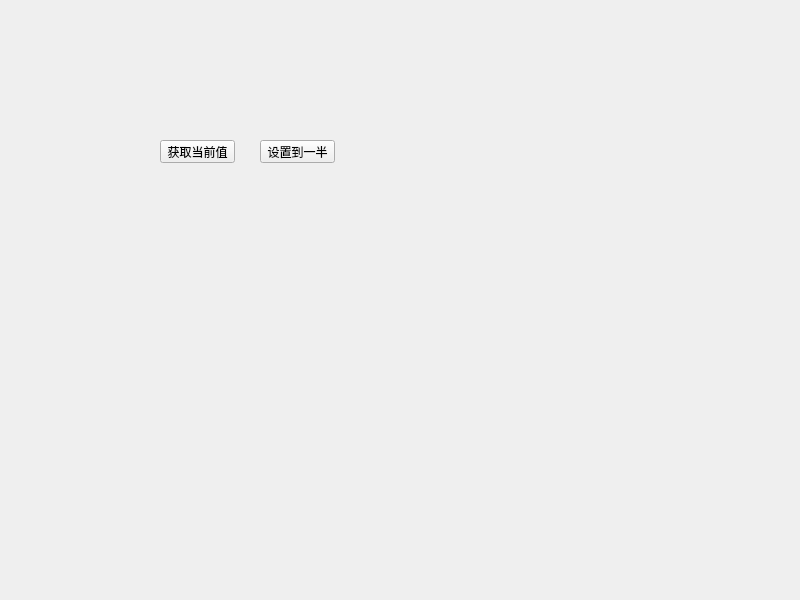
<?xml version="1.0" encoding="UTF-8"?>
<ui version="4.0">
 <class>Widget</class>
 <widget class="QWidget" name="Widget">
  <property name="geometry">
   <rect>
    <x>0</x>
    <y>0</y>
    <width>800</width>
    <height>600</height>
   </rect>
  </property>
  <property name="windowTitle">
   <string>Widget</string>
  </property>
  <widget class="SmallWidget" name="widget" native="true">
   <property name="geometry">
    <rect>
     <x>80</x>
     <y>70</y>
     <width>261</width>
     <height>41</height>
    </rect>
   </property>
  </widget>
  <widget class="SmallWidget" name="widget_2" native="true">
   <property name="geometry">
    <rect>
     <x>30</x>
     <y>170</y>
     <width>311</width>
     <height>80</height>
    </rect>
   </property>
  </widget>
  <widget class="QPushButton" name="pushButton">
   <property name="geometry">
    <rect>
     <x>160</x>
     <y>140</y>
     <width>75</width>
     <height>23</height>
    </rect>
   </property>
   <property name="text">
    <string>获取当前值</string>
   </property>
  </widget>
  <widget class="QPushButton" name="pushButton_2">
   <property name="geometry">
    <rect>
     <x>260</x>
     <y>140</y>
     <width>75</width>
     <height>23</height>
    </rect>
   </property>
   <property name="text">
    <string>设置到一半</string>
   </property>
  </widget>
 </widget>
 <customwidgets>
  <customwidget>
   <class>SmallWidget</class>
   <extends>QWidget</extends>
   <header location="global">smallwidget.h</header>
   <container>1</container>
  </customwidget>
 </customwidgets>
 <resources/>
 <connections/>
</ui>
